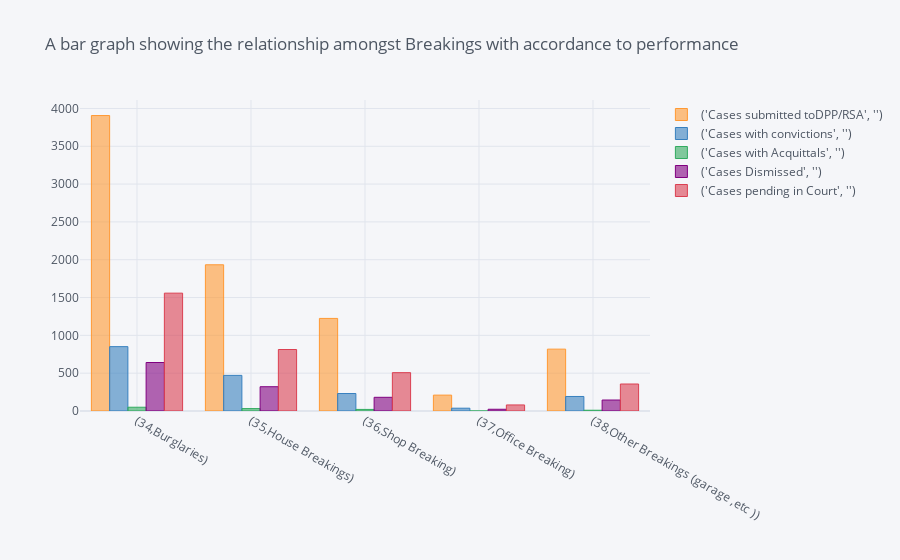

The notebook cell saved with this chart:
### Code cell
# Plotting a bar graph for ActualBreakingCrimes
relate.iplot(kind='bar',title='A bar graph showing the relationship amongst Breakings with accordance to performance')

### Figure 1 — Plotly figure (JSON) as saved in the notebook; plotly's stock layout.template omitted (floating-point values rounded to 4 significant figures)
{"data": [{"marker": {"color": "rgba(255, 153, 51, 0.6)", "line": {"color": "rgba(255, 153, 51, 1.0)", "width": 1}}, "name": "('Cases submitted toDPP/RSA', '')", "orientation": "v", "text": "", "type": "bar", "x": ["(34,Burglaries)", "(35,House Breakings)", "(36,Shop Breaking)", "(37,Office Breaking)", "(38,Other Breakings (garage ,etc ))"], "y": [3906, 1933, 1224, 210, 818]}, {"marker": {"color": "rgba(55, 128, 191, 0.6)", "line": {"color": "rgba(55, 128, 191, 1.0)", "width": 1}}, "name": "('Cases with convictions', '')", "orientation": "v", "text": "", "type": "bar", "x": ["(34,Burglaries)", "(35,House Breakings)", "(36,Shop Breaking)", "(37,Office Breaking)", "(38,Other Breakings (garage ,etc ))"], "y": [851, 471, 231, 37, 192]}, {"marker": {"color": "rgba(50, 171, 96, 0.6)", "line": {"color": "rgba(50, 171, 96, 1.0)", "width": 1}}, "name": "('Cases with Acquittals', '')", "orientation": "v", "text": "", "type": "bar", "x": ["(34,Burglaries)", "(35,House Breakings)", "(36,Shop Breaking)", "(37,Office Breaking)", "(38,Other Breakings (garage ,etc ))"], "y": [50, 32, 21, 0, 10]}, {"marker": {"color": "rgba(128, 0, 128, 0.6)", "line": {"color": "rgba(128, 0, 128, 1.0)", "width": 1}}, "name": "('Cases Dismissed', '')", "orientation": "v", "text": "", "type": "bar", "x": ["(34,Burglaries)", "(35,House Breakings)", "(36,Shop Breaking)", "(37,Office Breaking)", "(38,Other Breakings (garage ,etc ))"], "y": [641, 321, 181, 23, 145]}, {"marker": {"color": "rgba(219, 64, 82, 0.6)", "line": {"color": "rgba(219, 64, 82, 1.0)", "width": 1}}, "name": "('Cases pending in Court', '')", "orientation": "v", "text": "", "type": "bar", "x": ["(34,Burglaries)", "(35,House Breakings)", "(36,Shop Breaking)", "(37,Office Breaking)", "(38,Other Breakings (garage ,etc ))"], "y": [1558, 813, 507, 80, 357]}], "layout": {"legend": {"bgcolor": "#F5F6F9", "font": {"color": "#4D5663"}}, "paper_bgcolor": "#F5F6F9", "plot_bgcolor": "#F5F6F9", "title": {"font": {"color": "#4D5663"}, "text": "A bar graph showing the relationship amongst Breakings with accordance to performance"}, "xaxis": {"gridcolor": "#E1E5ED", "showgrid": true, "tickfont": {"color": "#4D5663"}, "title": {"font": {"color": "#4D5663"}, "text": ""}, "zerolinecolor": "#E1E5ED"}, "yaxis": {"gridcolor": "#E1E5ED", "showgrid": true, "tickfont": {"color": "#4D5663"}, "title": {"font": {"color": "#4D5663"}, "text": ""}, "zerolinecolor": "#E1E5ED"}}}
